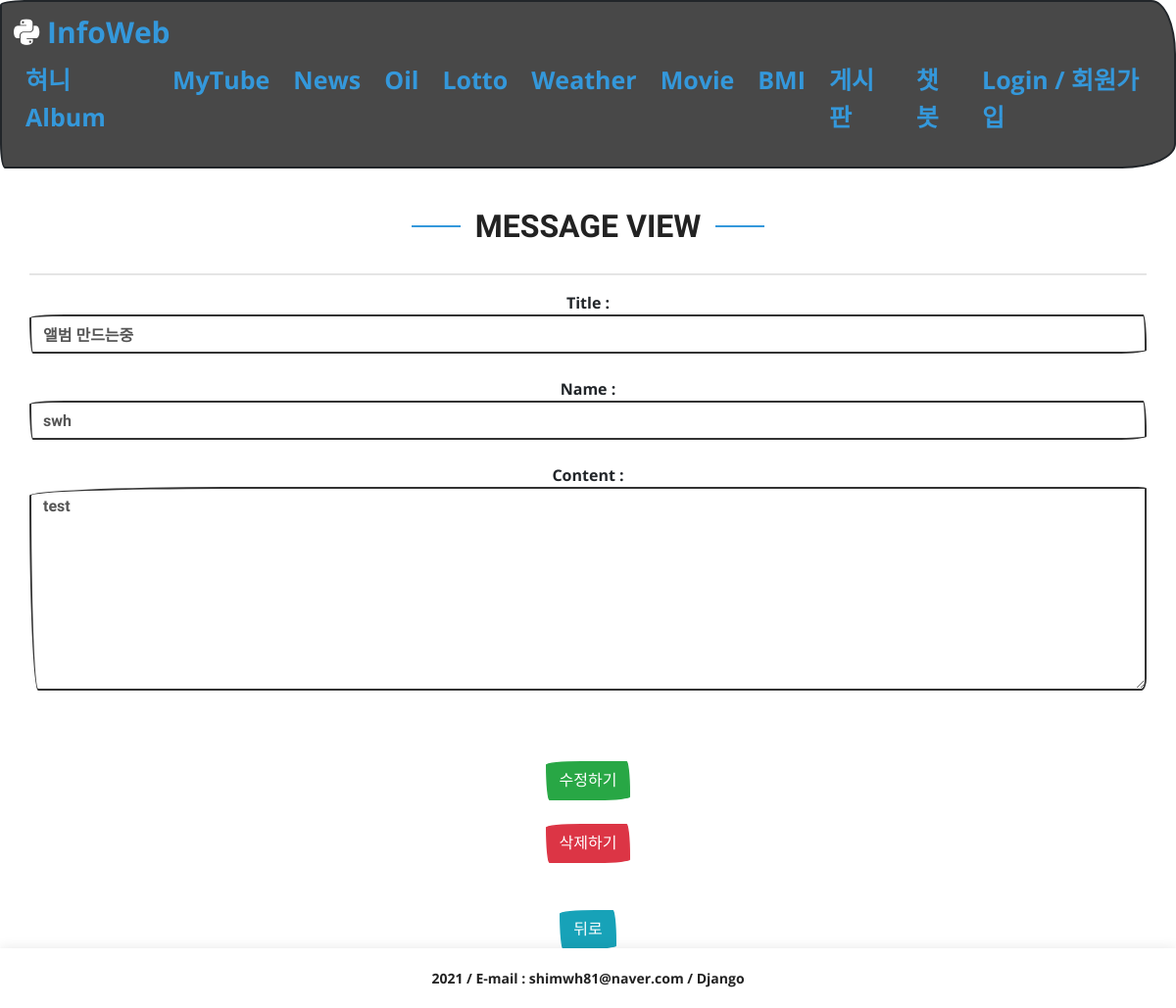
/board/12/, run on the app's committed database.
### board/models.py (models this page shows, shortened)
class Message(models.Model):
    title = models.CharField(max_length=50, help_text='최대 50자 내로 입력가능합니다.')
    name = models.CharField(max_length=10, help_text='최대 10자 내로 입력가능합니다.')
    contents = models.TextField(default='', help_text='내용을 입력해주세요~')
    regdate = models.DateTimeField(auto_now=True)

### board/views.py (the view)
# urls.py: path('<int:pk>/', views.board_detail, name='detail_view'),
def board_detail(request, pk):
    msg = get_object_or_404(Message, pk=pk)
    return render(request, 'infoweb/msgView.html', {'msg':msg})

### templates/infoweb/msgView.html (shortened to what this page needs)
{% extends "infoweb/base.html" %}
{% load static %}
{% block content %}
    <div class="my_title">
        <h1>Message View</h1>
    </div>
    <hr>
    <form action="{% url 'board_modify' %}" method="post">
        Title : <input class="form-control"  type="text" name="title" value="{{ msg.title }}"><br>
        Name : <input class="form-control"  type="text" name="name" value="{{ msg.name }}"><br>
        Content : <textarea class="form-control" id="exampleTextarea" rows="8" name="contents">{{ msg.contents }}</textarea><br>
        <br><br>
        <input type="submit" class="btn btn-success" value="수정하기">
    </form>
    <br>
    <form action="{% url 'board_del' %}" method="post">
        <input type="submit" class="btn btn-danger" value="삭제하기">
    </form>
    <br><br>
    <a href="{% url 'board' %}"><input type="button" class="btn btn-info" value="뒤로"></a>
    <br>
{% endblock %}

### static/css/style2.css (style rules this page uses)
:root { --text-color: #3498db; --text-hover: #5faee3; --background-color: #484848; --accent-color: pink; }
html,body { font-family: "Open Sans", sans-serif; margin: 0; padding: 0; height: 100% }
a { color: var(--text-color); text-decoration: none; }
h1, h2, h3, h4, h5, h6 { font-family: "Raleway", sans-serif; }
.my_title { text-align: center; padding-bottom: 5px; }
.my_title h1 { font-size: 32px; font-weight: bold; text-transform: uppercase; position: relative; color: #222222; }
.my_title h1::before, .my_title h1::after { content: ''; width: 50px; height: 2px; background: #3498db; display: inline-block; }
.my_title h1::before { margin: 0 15px 10px 0; }
.my_title h1::after { margin: 0 0 10px 15px; }

### data on the page
Message: title "앨범 만드는중", name "swh", contents "test"
